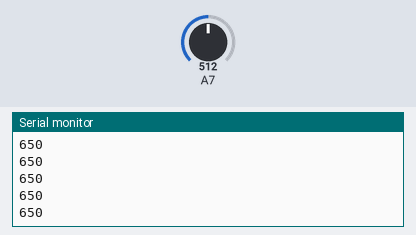
The sketch below on a simulated Arduino Mega 2560, built with avr-gcc and run on an emulated ATmega2560. On the bench: the last lines printed to the serial monitor. The inputs (shaded band) are chosen by the test bench; at power-on: A7 = 512.

Above: at 1.2 s.
1.3 s: A7 set to 716
At 1.32 s:
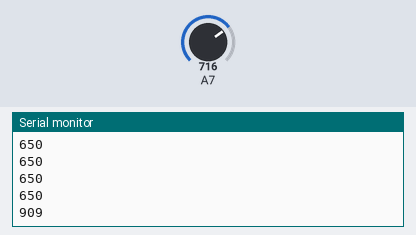
2.8 s: A7 set to 900
At 2.85 s:
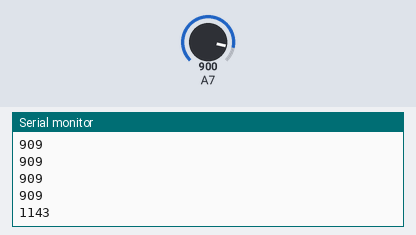
Timing chart, 0 to 5.8 s (numbered marks = the images above; inputs shaded):
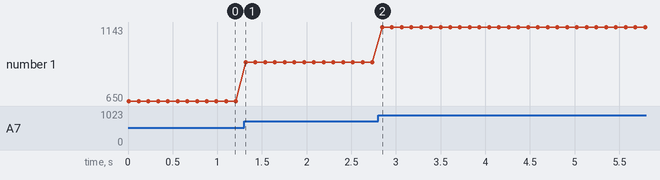

The sketch:

rangeFinderV5-AnalogVoltage.ino
```cpp
const int sensorPin = 23;
int distance = 0;
const int sampleSize = 50;
int distanceCm[sampleSize];

void setup(){

	Serial.begin(9600);
}

void loop(){

	for(int i=0; i<sampleSize; i++){
		distance = analogRead(sensorPin);
		distanceCm[i] = (distance/2)/0.3937;
		//delay();
	}

	Serial.println(returnMedian(distanceCm, sampleSize));
	//Serial.println(distanceCm);
	delay(100);
}

int returnAverage(int values[], int valueAmount){

	int average = 0;
	long total = 0;
	for(int i=0; i<valueAmount; i++){
		total = total + values[i];
	}
	average = total/valueAmount;

	return average;
}

int returnMedian(int values[], int valueAmount){
	//sort values from small to big using bubble sort (dont use too much values!)

	//Calculate the amount of passes that needs to be done e.g. one less then the amount of numbers
	int sortAmounts = valueAmount-1;
	//Keep track of the amount of passes done. The program can skip the array places already sorted to save time
	int count = 0;
	for(int i=0; i<sortAmounts; i++){
		//loop through the array skipping though the places already sorted by substracting the counts and skipping the last value
		for(int i=0; i<valueAmount-count-1; i++){
		    //compare the current value to the next value
		    if(values[i] > values[i+1]){
		    	//if the value is bigger, move it up the chain by swapping it
		    	//save the second value temporary
		    	int saveIt = values[i+1];
		    	//overwrite the second value with the first value
		    	values[i+1] = values[i];
		    	//overwrite the first value with the saved value
		    	values[i] = saveIt;
		    }
		}
		//we've just done a pass, so lets record that fact
		count ++;
	}
	return values[valueAmount/2 + 1];
}
```

Measured:
- after the input at 1.3 s, the serial monitor: prints a new line at once (image 1)
- after the input at 2.8 s, the serial monitor: prints a new line at once (image 2)
- plotted number 1: 650 → 909 after the input at 1.3 s, 909 → 1143 after the input at 2.8 s
